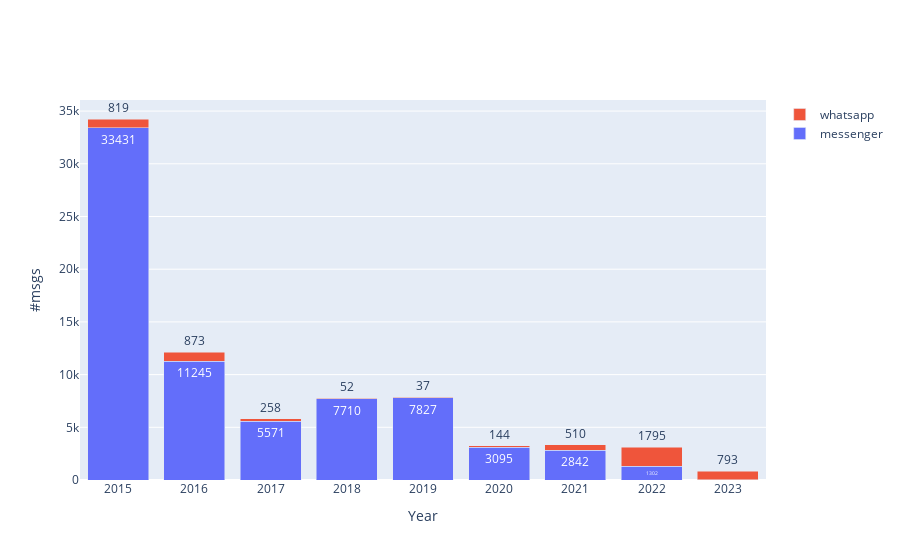

The notebook cell this image was saved under:
### Code cell
year = {}
year['messenger'] = %sql select year(msg_ts) as year, count(1) as cnts from messages where app = 'messenger' group by 1 order by 1;
year['whatsapp'] = %sql select year(msg_ts) as year, count(1) as cnts from messages where app = 'whatsapp' group by 1 order by 1;

render_plot(year, Axis('year', 'Year'), Axis('cnts', '#msgs'))

### Figure 1 — Plotly figure (JSON) as saved in the notebook; plotly's stock layout.template omitted (floating-point values rounded to 4 significant figures)
{"data": [{"name": "messenger", "text": [33431, 11245, 5571, 7710, 7827, 3095, 2842, 1302, 40], "textposition": "auto", "type": "bar", "x": [2015, 2016, 2017, 2018, 2019, 2020, 2021, 2022, 2023], "y": [33431, 11245, 5571, 7710, 7827, 3095, 2842, 1302, 40]}, {"name": "whatsapp", "text": [819, 873, 258, 52, 37, 144, 510, 1795, 793], "textposition": "auto", "type": "bar", "x": [2015, 2016, 2017, 2018, 2019, 2020, 2021, 2022, 2023], "y": [819, 873, 258, 52, 37, 144, 510, 1795, 793]}], "layout": {"barmode": "stack", "xaxis": {"title": {"text": "Year"}}, "yaxis": {"title": {"text": "#msgs"}}}}
